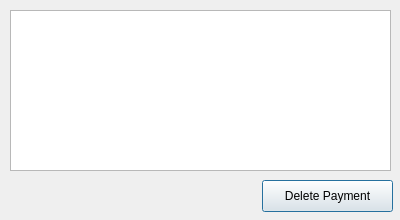
<?xml version="1.0" encoding="UTF-8"?>
<ui version="4.0">
 <class>QPaymentList</class>
 <widget class="QDialog" name="QPaymentList">
  <property name="geometry">
   <rect>
    <x>0</x>
    <y>0</y>
    <width>400</width>
    <height>220</height>
   </rect>
  </property>
  <property name="windowTitle">
   <string>QPaymentList</string>
  </property>
  <widget class="QTableView" name="tablePayments">
   <property name="geometry">
    <rect>
     <x>10</x>
     <y>10</y>
     <width>381</width>
     <height>161</height>
    </rect>
   </property>
  </widget>
  <widget class="QPushButton" name="btnDeletePayment">
   <property name="geometry">
    <rect>
     <x>262</x>
     <y>180</y>
     <width>131</width>
     <height>32</height>
    </rect>
   </property>
   <property name="text">
    <string>Delete Payment</string>
   </property>
  </widget>
 </widget>
 <resources/>
 <connections/>
</ui>
